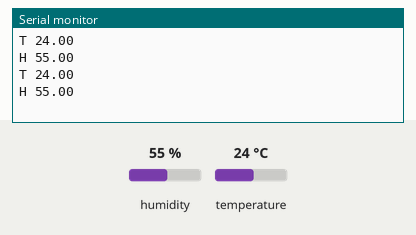
The sketch below on a simulated Arduino Uno, built with avr-gcc and run on an emulated ATmega328P. Shown: the last lines printed to the serial monitor. Inputs (shaded band) come from the test bench; at power-on: humidity 55 %, temperature 24 °C.

Above: at 2.8 s.
2.9 s: humidity set to 22 %
At 4.7 s:
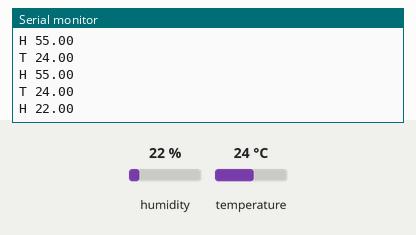
5.6 s: temperature set to 12 °C
At 7.2 s:
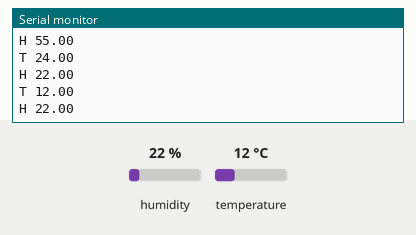
8.3 s: humidity set to 40 %
At 10.8 s:
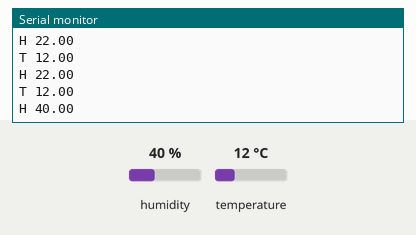
Timing chart, 0 to 12.3 s (numbered marks = the images above; inputs shaded):
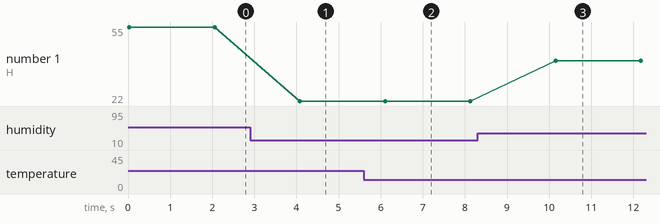

Measured:
- after the input at 2.9 s, the serial monitor: prints a new line after 1.2 s (image 1)
- after the input at 5.6 s, the serial monitor: prints a new line after 0.50 s (image 2)
- after the input at 8.3 s, the serial monitor: prints a new line after 1.9 s (image 3)
- plotted number 1: 55 → 22 after the input at 2.9 s, 22 → 40 after the input at 8.3 s

The sketch:

dhtTest.ino
```cpp
#include <dht.h>
#define dataPin 7
dht DHT;

void setup() {
  Serial.begin(9600);
  //pinMode(7,INPUT);

}

void loop() {
  int readData = DHT.read11(dataPin);

  float t = DHT.temperature;
  float h = DHT.humidity;

  Serial.print("T ");
  Serial.println(t);
  Serial.print("H ");
  Serial.println(h);

  delay(2000);

}
```
